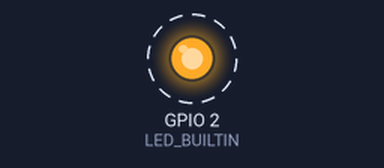
Bench run of a sketch on a simulated ESP32. Parts: output pins drawn as LEDs (lit = HIGH). Dashed ring = blinking. What the sketch prints to the serial monitor is not drawn.

Above: at 0.5 s.
Timing chart, 0 to 4.6 s (numbered marks = the images above):
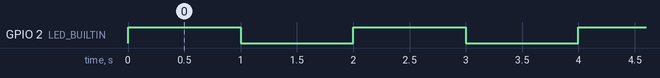

Measured:
- by itself, GPIO 2 (LED_BUILTIN): alternates HIGH for 1.0 s and LOW for 1.0 s

The sketch:

I2C_slave.ino
```cpp
/*
 I2C Slave mode test success
 Arduino pro or pro mini
*/


#include <Wire.h>

#define I2C_SLAVE 0x70 //must be after 0x30 for esp32cam

//structure pour transférer les coordonnées
typedef struct
{
  float latitude;
  float longitude;
  uint32_t altitude;
} coordonnees;

coordonnees coord;


void requestEvent() {
 int i;
 for(i = 0; i < sizeof(coordonnees); i++){
   Wire.write(*((char*)&coord + i));
   //Serial.print(*((char*)&coord + i),HEX);
 }
}


void setup() {
  Serial.begin(115200);
  pinMode(LED_BUILTIN, OUTPUT);

  Wire.begin(I2C_SLAVE);                // join i2c bus with address 0x70
  Wire.onRequest(requestEvent);
  coord.latitude=47.890242;
  coord.longitude=0.276770;
  coord.altitude=15230;
  Serial.print(sizeof(coordonnees));
}

// the loop function runs over and over again forever
void loop() {
  digitalWrite(LED_BUILTIN, HIGH);   // turn the LED on (HIGH is the voltage level)
  delay(1000);                       // wait for a second
  digitalWrite(LED_BUILTIN, LOW);    // turn the LED off by making the voltage LOW
  delay(1000);                       // wait for a second
}
```
